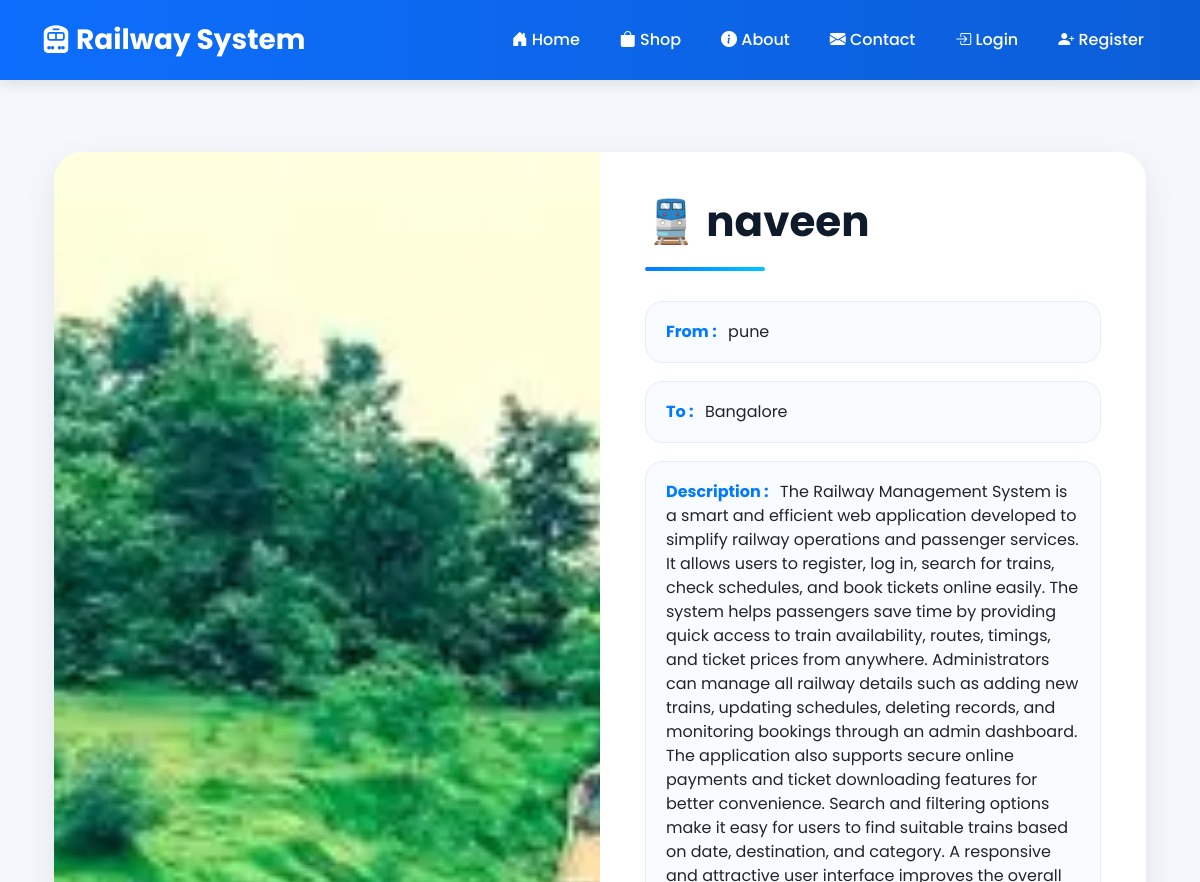
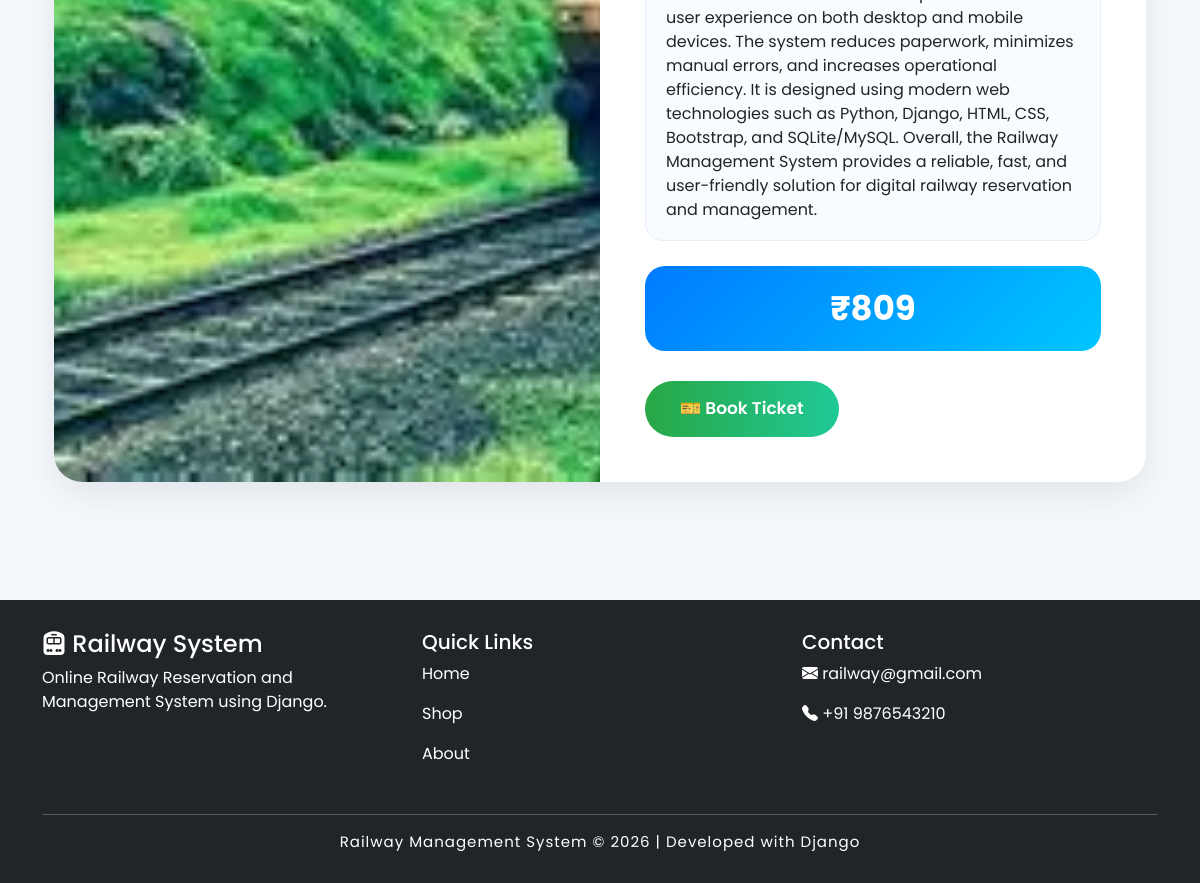
The page /train-detail/5/ on the database its author committed (2 pictures, top to bottom).
### apps/models.py (models this page shows, shortened)
class Train(models.Model):
    category = models.ForeignKey(
        Category,
        on_delete=models.CASCADE
    )
    subcategory = models.ForeignKey(
        SubCategory,
        on_delete=models.CASCADE
    )
    name = models.CharField(max_length=200)
    from_place = models.CharField(max_length=200)
    to_place = models.CharField(max_length=200)
    description = models.TextField()
    price = models.IntegerField()
    image = models.ImageField(upload_to='trains/')
    available_seats = models.IntegerField()
    date = models.DateField()
    time = models.TimeField()
    created_at = models.DateTimeField(auto_now_add=True)

### apps/views.py (the view)
def train_detail(request, pk):
    train = get_object_or_404(Train, id=pk)
    return render(request,
                  'train_detail.html',
                  {'train': train})

### apps/templates/TRAIN_DETAIL.HTML (shortened to what this page needs)
{% extends 'base.html' %}
{% block content %}
<div class="container py-5">
    <div class="card detail-card">
        <div class="row g-0">
            <div class="col-lg-6">
                <div class="image-box">
                    <img src="{{ train.image.url }}"
                         class="train-image">
                </div>
            </div>
            <div class="col-lg-6">
                <div class="detail-content">
                    <h2 class="train-title">
                        🚆 {{ train.name }}
                    </h2>
                    <div class="custom-line"></div>
                    <div class="info-box">
                        <span class="info-label">
                            From :
                        </span>
                        {{ train.from_place }}
                    </div>
                    <div class="info-box">
                        <span class="info-label">
                            To :
                        </span>
                        {{ train.to_place }}
                    </div>
                    <div class="info-box">
                        <span class="info-label">
                            Description :
                        </span>
                        {{ train.description }}
                    </div>
                    <div class="price-box">
                        <h3>
                            ₹{{ train.price }}
                        </h3>
                    </div>
                    <a href="{% url 'book_train' train.id %}"
                       class="book-btn">
                        🎫 Book Ticket
                    </a>
                </div>
            </div>
        </div>
    </div>
</div>
{% endblock %}

### apps/templates/BASE.HTML (style rules this page uses)
* { margin:0; padding:0; box-sizing:border-box; }
body { background:#f4f6f9; font-family:'Poppins',sans-serif; }
.card { border:none; border-radius:18px; overflow:hidden; box-shadow:0 5px 15px rgba(0,0,0,0.08); transition:0.3s; }

### apps/templates/TRAIN_DETAIL.HTML (style rules this page uses)
body { background:#f4f7fc; font-family:'Poppins',sans-serif; }
.detail-card { background:white; border:none; border-radius:28px; overflow:hidden; box-shadow:0 12px 35px rgba(0,0,0,0.08); transition:0.4s; }
.train-image { width:100%; height:100%; min-height:500px; object-fit:cover; transition:0.5s; }
.image-box { overflow:hidden; height:100%; }
.detail-content { padding:45px; }
.train-title { font-size:42px; font-weight:700; color:#0d1b2a; margin-bottom:20px; }
.custom-line { width:120px; height:4px; background:linear-gradient(to right,#007bff,#00c6ff); border-radius:20px; margin-bottom:30px; }
.info-box { background:#f8fbff; border-radius:18px; padding:18px 20px; margin-bottom:18px; border:1px solid #e5edf7; transition:0.3s; }
.info-label { font-weight:700; color:#007bff; margin-right:8px; }
.price-box { background:linear-gradient(135deg,#007bff,#00c6ff); color:white; padding:22px; border-radius:20px; margin-top:25px; margin-bottom:30px; text-align:center; }
.price-box h3 { margin:0; font-size:34px; font-weight:700; }
.book-btn { display:inline-block; background:linear-gradient(to right,#28a745,#20c997); color:white; padding:15px 35px; border-radius:50px; font-size:17px; font-weight:600; text-decoration:none; transition:0.3s; }

### rows shown on the page
Train: image (picture), name "naveen", from_place "pune", to_place "Bangalore", description "The Railway Management System is a smart and efficient web application developed to simplify railway operations and passenger services. It allows users to register, log in, search for trains, check schedules, and book tickets online easily. The system helps passengers save time by providing quick access to train availability, routes, timings, and ticket prices from anywhere. Administrators can manage all railway details such as adding new trains, updating schedules, deleting records, and monitoring bookings through an admin dashboard. The application also supports secure online payments and ticket downloading features for better convenience. Search and filtering options make it easy for…", price "809"
